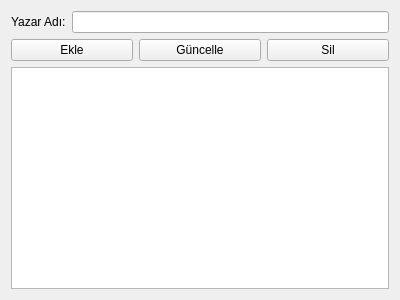
<?xml version="1.0" encoding="UTF-8"?>
<ui version="4.0">
 <class>Form</class>
 <widget class="QWidget" name="Form">
  <property name="geometry">
   <rect>
    <x>0</x>
    <y>0</y>
    <width>400</width>
    <height>300</height>
   </rect>
  </property>
  <property name="windowTitle">
   <string>Yazarlar</string>
  </property>
  <layout class="QVBoxLayout" name="verticalLayout">
   <item>
    <layout class="QHBoxLayout" name="horizontalLayout">
     <item>
      <widget class="QLabel" name="label">
       <property name="text">
        <string>Yazar Adı:</string>
       </property>
      </widget>
     </item>
     <item>
      <widget class="QLineEdit" name="lineEdit_yazar"/>
     </item>
    </layout>
   </item>
   <item>
    <layout class="QHBoxLayout" name="horizontalLayout_2">
     <item>
      <widget class="QPushButton" name="pushButton_ekle">
       <property name="text">
        <string>Ekle</string>
       </property>
      </widget>
     </item>
     <item>
      <widget class="QPushButton" name="pushButton_guncelle">
       <property name="text">
        <string>Güncelle</string>
       </property>
      </widget>
     </item>
     <item>
      <widget class="QPushButton" name="pushButton_sil">
       <property name="text">
        <string>Sil</string>
       </property>
      </widget>
     </item>
    </layout>
   </item>
   <item>
    <widget class="QTableWidget" name="tableWidget_yazarlar"/>
   </item>
  </layout>
 </widget>
 <resources/>
 <connections/>
</ui>
